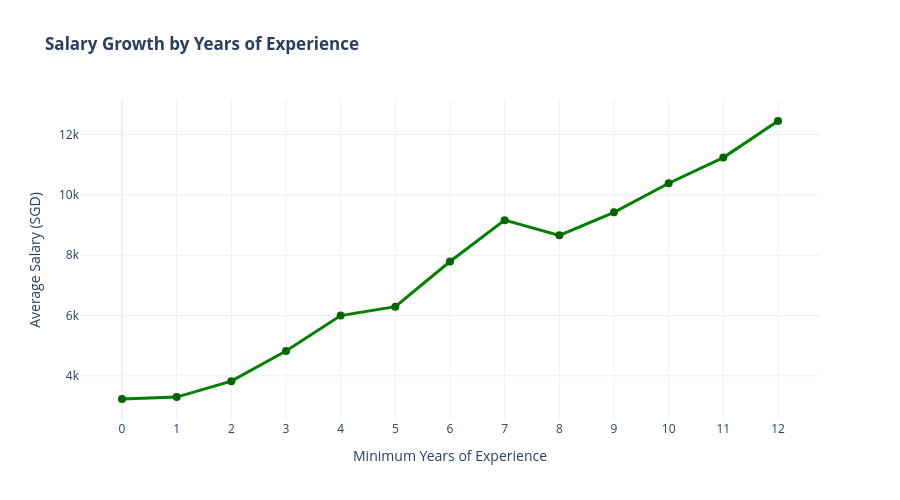

The notebook cell saved with this chart:
### Code cell
# Chart 4: Experience vs Salary - FIXED CODE
try:
    # Filter and aggregate data
    df_exp = df[df['minimumYearsExperience'] <= 12].copy()
    exp_stats = df_exp.groupby('minimumYearsExperience')['average_salary'].agg(['mean', 'count']).reset_index()
    
    # Rename columns for clarity
    exp_stats.columns = ['years_experience', 'avg_salary', 'job_count']
    
    # Filter to only include experience levels with sufficient data
    exp_stats = exp_stats[exp_stats['job_count'] > 100].reset_index(drop=True)

    fig4 = go.Figure()
    fig4.add_trace(go.Scatter(
        x=exp_stats['years_experience'],
        y=exp_stats['avg_salary'],
        mode='lines+markers',
        name='Average Salary',
        line=dict(color='green', width=3),
        marker=dict(size=8, color='darkgreen'),
        hovertemplate='<b>Experience:</b> %{x} years<br><b>Salary:</b> SGD %{y:,.0f}<br><b>Jobs:</b> %{customdata:,}<extra></extra>',
        customdata=exp_stats['job_count'].values
    ))

    fig4.update_layout(
        title='<b>Salary Growth by Years of Experience</b>',
        xaxis_title='Minimum Years of Experience',
        yaxis_title='Average Salary (SGD)',
        hovermode='x unified',
        template='plotly_white',
        height=500,
        xaxis=dict(dtick=1)
    )
    fig4.show()

    print("\n✓ Chart 4 created successfully")
    print("\nExperience vs Salary:")
    print(exp_stats.round(2))
except Exception as e:
    print(f"⚠ Error creating Chart 4: {str(e)}")
    import traceback
    traceback.print_exc()

### Figure 1 — Plotly figure (JSON) as saved in the notebook; plotly's stock layout.template omitted (floating-point values rounded to 4 significant figures)
{"data": [{"customdata": [100812, 256223, 217591, 168808, 34776, 144391, 20159, 11446, 27226, 1161, 26146, 203, 2553], "hovertemplate": "<b>Experience:</b> %{x} years<br><b>Salary:</b> SGD %{y:,.0f}<br><b>Jobs:</b> %{customdata:,}<extra></extra>", "line": {"color": "green", "width": 3}, "marker": {"color": "darkgreen", "size": 8}, "mode": "lines+markers", "name": "Average Salary", "type": "scatter", "x": [0, 1, 2, 3, 4, 5, 6, 7, 8, 9, 10, 11, 12], "y": [3233.0, 3297.0, 3825.0, 4825.0, 5997.0, 6293.0, 7791.0, 9161.0, 8657.0, 9421.0, 10380.0, 11230.0, 12450.0]}], "layout": {"height": 500, "hovermode": "x unified", "title": {"text": "<b>Salary Growth by Years of Experience</b>"}, "xaxis": {"dtick": 1, "title": {"text": "Minimum Years of Experience"}}, "yaxis": {"title": {"text": "Average Salary (SGD)"}}}}
